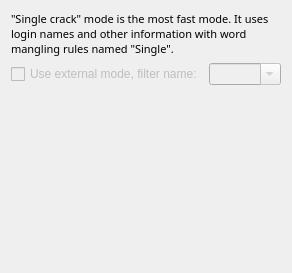
              <widget class="QWidget" name="tab_2">
               <attribute name="title">
                <string>&quot;Single crack&quot; mode</string>
               </attribute>
               <layout class="QVBoxLayout" name="verticalLayout_16">
                <item>
                 <layout class="QVBoxLayout" name="verticalLayout_3">
                  <item>
                   <widget class="QLabel" name="label_3">
                    <property name="font">
                     <font>
                      <family>Sans Serif</family>
                      <pointsize>8</pointsize>
                     </font>
                    </property>
                    <property name="text">
                     <string>&quot;Single crack&quot; mode is the most fast mode. It uses login names and other information with word mangling rules named &quot;Single&quot;.</string>
                    </property>
                    <property name="wordWrap">
                     <bool>true</bool>
                    </property>
                   </widget>
                  </item>
                  <item>
                   <layout class="QHBoxLayout" name="horizontalLayout_8">
                    <item>
                     <widget class="QCheckBox" name="checkBox_SingleCrackModeExternalName">
                      <property name="enabled">
                       <bool>false</bool>
                      </property>
                      <property name="text">
                       <string>Use external mode, filter name:</string>
                      </property>
                     </widget>
                    </item>
                    <item>
                     <widget class="QComboBox" name="comboBox_SingleCrackModeExternalName">
                      <property name="enabled">
                       <bool>false</bool>
                      </property>
                      <property name="editable">
                       <bool>true</bool>
                      </property>
                     </widget>
                    </item>
                   </layout>
                  </item>
                 </layout>
                </item>
                <item>
                 <spacer name="verticalSpacer_5">
                  <property name="orientation">
                   <enum>Qt::Vertical</enum>
                  </property>
                  <property name="sizeHint" stdset="0">
                   <size>
                    <width>20</width>
                    <height>177</height>
                   </size>
                  </property>
                 </spacer>
                </item>
               </layout>
              </widget>
